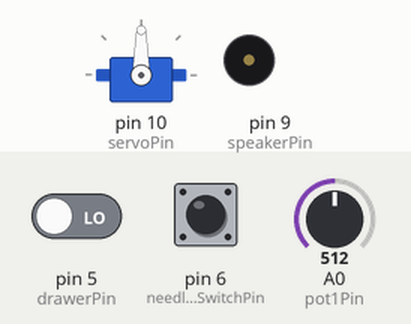
Bench run of a sketch on a simulated Arduino Uno, built with avr-gcc and run on an emulated ATmega328P. Shown: servo, buzzer (waves = sounding). The test bench sets the inputs (shaded band); at power-on: pin 5 (drawerPin) LOW, pin 6 (needleUpSwitchPin) HIGH, A0 (pot1Pin) = 512. What the sketch prints to the serial monitor is not drawn.

Above: at 1.2 s.
1.3 s: pin 5 (drawerPin) driven HIGH
At 2.9 s:
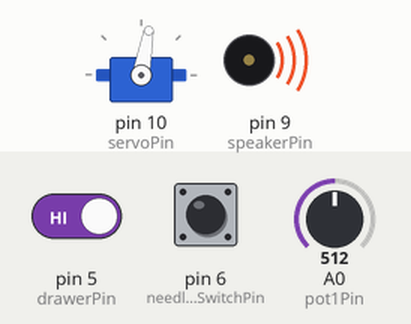
3.3 s: pin 5 (drawerPin) driven LOW
At 3.7 s:
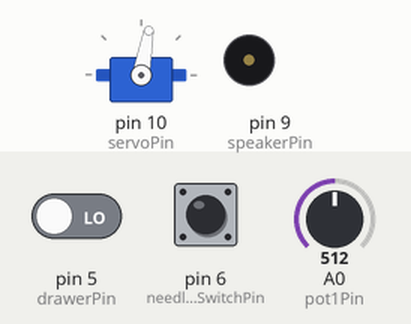
Timing chart, 0 to 6.3 s (numbered marks = the images above; inputs shaded):
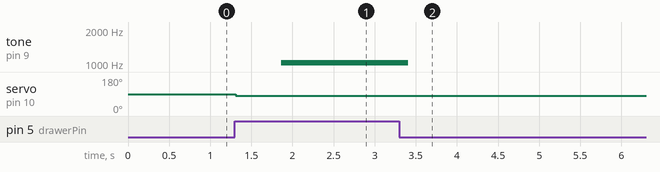

Measured:
- after the input at 1.3 s, tone on pin 9 (speakerPin): silent → 1030 Hz after 0.56 s; servo on pin 10 (servoPin): 90° → 80° at once
- after the input at 3.3 s, tone on pin 9 (speakerPin): 1030 Hz → silent after 0.11 s

The sketch:

Full2.ino
```cpp
#include <Servo.h>

// Declare Pin outs
const int drawerPin = 5;
const int needleUpSwitchPin = 6;
const int speakerPin = 9;
const int servoPin = 10;
const int ledPin =  13;
const int pot1Pin =  A0;
const int pot2Pin =  A1;
const int pot3Pin =  A2;
const int pot4Pin =  A3;

//Low and High frequencies mapped to by the potentiometer
const int lowFreq = 60;
const int highFreq = 2000;

//Speeds of the Servo for moving the needles
const int downSpeed = 80;
const int upSpeed = 100;

// Number of Milliseconds for moving the needles down
const int downTime = 500;
Servo myServo;

bool flip = HIGH;

int systemState;

void setup() {
  Serial.begin(9600);
  moveNeedles("up");
  //attachInterrupt(digitalPinToInterrupt(drawerPin), drawerMove, CHANGE);
  systemState = 0;
}

void loop() {
  if(systemState == 1) {
    playTune();
  }
  if(digitalRead(drawerPin) && !systemState) {
    Serial.println("close");
    systemState = 1;
    moveNeedles("down");
    delay(50);
  } else if (!digitalRead(drawerPin) && systemState) {
    Serial.println("open");
    systemState = 0;
    moveNeedles("up");
    delay(50);
  }
  Serial.println(digitalRead(drawerPin));
  Serial.println(systemState);
  Serial.println("--");
  digitalWrite(LED_BUILTIN, flip);
}

void moveNeedles(String direction) {
  if(direction == "up") {
    myServo.attach(servoPin);
    while(!digitalRead(needleUpSwitchPin)) {
      myServo.write(upSpeed);
    };
    myServo.detach();
  } else if (direction == "down") {
    myServo.attach(servoPin);
    myServo.write(downSpeed);
    delay(downTime);
    myServo.detach();
  }
  return;
}

void playTune() {
  // read the sensor:
  int sensorReading = analogRead(A0);
  //float voltage = sensorReading * (5.0 / 950.0);
  // print out the value you read:
  // print the sensor reading so you know its range
 // Serial.println(sensorReading);
  // map the analog input range (in this case, 0 - 5 from the potentiometer)
  // to the output pitch range ("120 - 1500Hz" from orig sketch changed to "60-2000Hz")
  // the change prompted by info on this website: https://www.teachmeaudio.com/mixing/techniques/audio-spectrum
  // change the minimum and maximum input numbers below
  // depending on the range your sensor's giving:
  int thisPitch = map(sensorReading, 0, 1023, 60, 2000);
  Serial.println(thisPitch);
  // play the pitch:
  tone(9, thisPitch, 100);
  delay(1);        // delay in between reads for stability§
}
```
